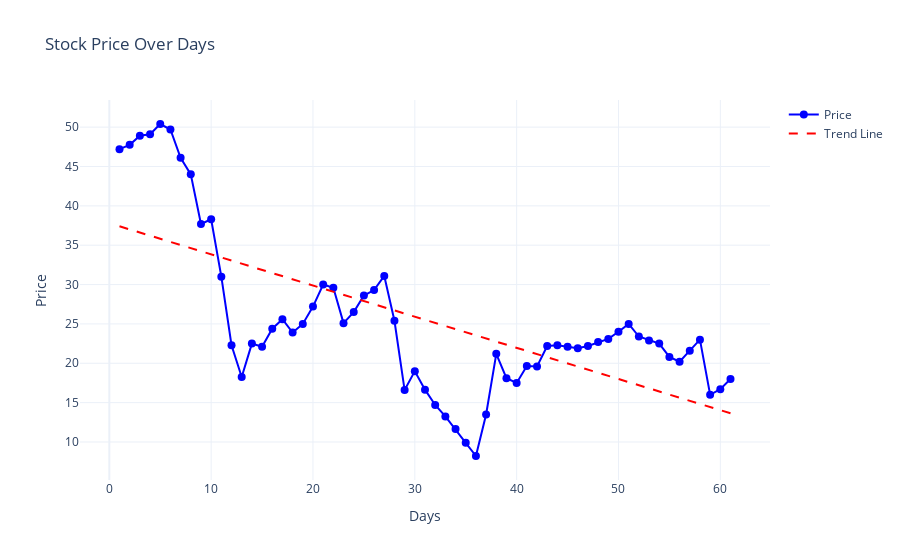

Notebook code for this chart:
### Code cell
fig = plot_percentage_growth(
    df_ts,
    x_name="Days",
    y_name="Price",
    slope=slope,
    intercept=intercept
)

### Figure 1 — Plotly figure (JSON) as saved in the notebook; plotly's stock layout.template omitted (floating-point values rounded to 4 significant figures)
{"data": [{"line": {"color": "blue"}, "marker": {"size": 8}, "mode": "lines+markers", "name": "Price", "type": "scatter", "x": [1, 2, 3, 4, 5, 6, 7, 8, 9, 10, 11, 12, 13, 14, 15, 16, 17, 18, 19, 20, 21, 22, 23, 24, 25, 26, 27, 28, 29, 30, 31, 32, 33, 34, 35, 36, 37, 38, 39, 40, 41, 42, 43, 44, 45, 46, 47, 48, 49, 50, 51, 52, 53, 54, 55, 56, 57, 58, 59, 60, 61], "y": [47.2, 47.75, 48.9, 49.1, 50.4, 49.7, 46.1, 44, 37.7, 38.3, 31, 22.3, 18.25, 22.5, 22.1, 24.4, 25.6, 23.9, 25, 27.2, 30, 29.6, 25.1, 26.5, 28.6, 29.3, 31.1, 25.4, 16.6, 19, 16.65, 14.7, 13.25, 11.65, 9.9, 8.22, 13.5, 21.2, 18.1, 17.5, 19.65, 19.6, 22.2, 22.3, 22.1, 21.9, 22.2, 22.7, 23.1, 24, 25, 23.4, 22.9, 22.5, 20.8, 20.2, 21.6, 23, 16, 16.7, 18]}, {"line": {"color": "red", "dash": "dash"}, "mode": "lines", "name": "Trend Line", "type": "scatter", "x": [1, 61], "y": [37.4, 13.65]}], "layout": {"title": {"text": "Stock Price Over Days"}, "xaxis": {"title": {"text": "Days"}}, "yaxis": {"title": {"text": "Price"}}}}
